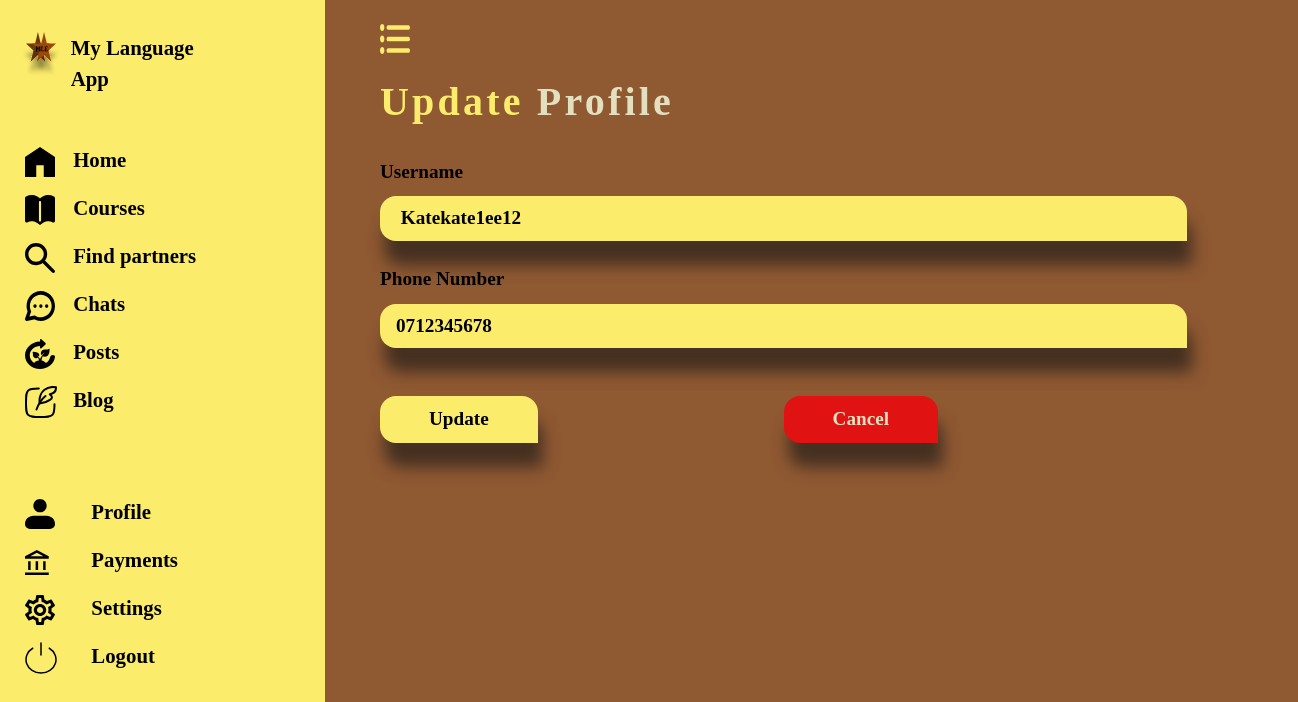
The page /account/update-profile/ (signed in) on the database as committed earlier.
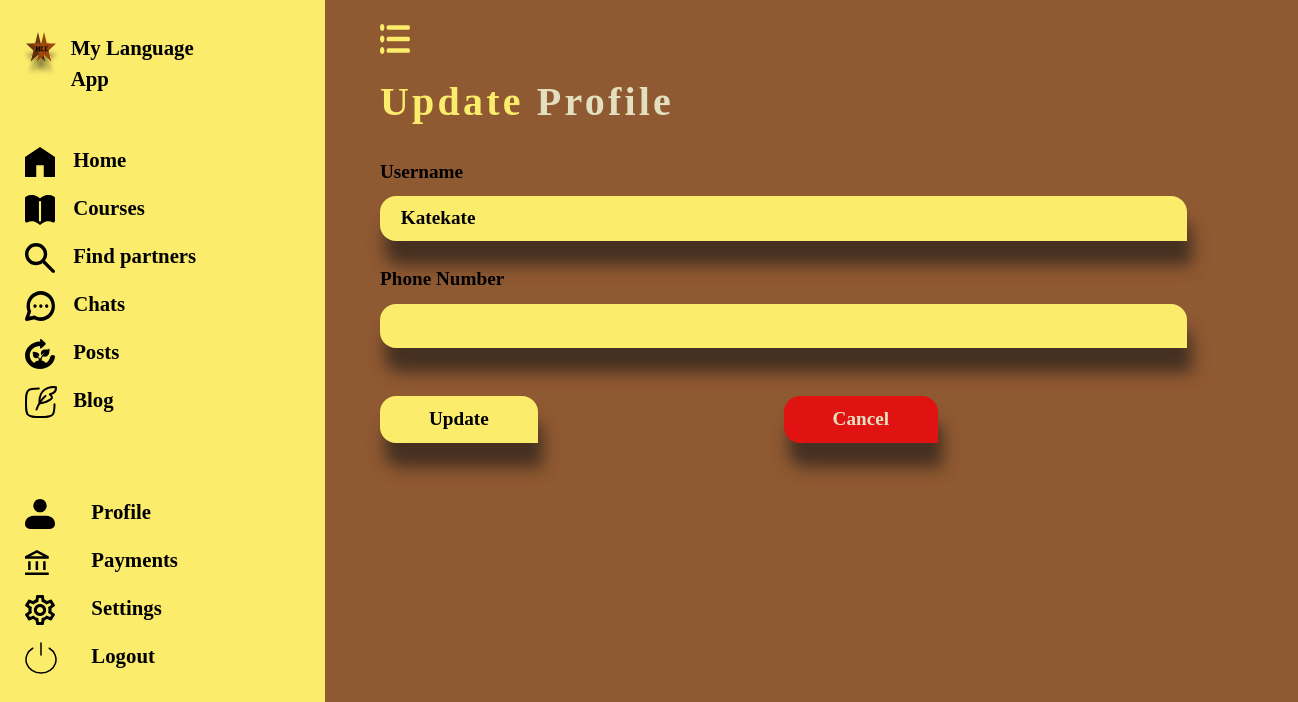
The same page on the database as committed later.
### lang_app/models.py (models this page shows, shortened)
class MyUser(AbstractUser):
    email = models.EmailField(unique=True)
    country=models.CharField(max_length=30)
    city = models.CharField(max_length=30, null=True, blank=True)
    device_info = models.CharField(max_length=30,null=True, blank=True)
    display_name=CharField(unique=True, max_length=255, blank=True, null=True)
    phone_number = models.CharField(unique=True, max_length=255, blank=True, null=True)
    profile_picture = models.ImageField(upload_to='profile_pictures', blank=True, null=True)
    slug = AutoSlugField(populate_from=user_slug_populate, unique=True, always_update=False, editable=False, max_length=255)
    objects = CustomUserManager()
    USERNAME_FIELD = 'email'
    REQUIRED_FIELDS = ['username']

### lang_app/views.py (the view, shortened to what this page needs)
# urls.py: path('account/update-profile/', views.update_profile, name='update-profile'),
@login_required
def update_profile(request):
    user=request.user
    return render(request, 'update-profile.html',{"user":user})

### lang_app/templates/update-profile.html (shortened to what this page needs)
{% extends 'dashboard-base.html' %}
{% load static %}
{% block content %}
    <form action="{% url 'update-profile' %}" method="post" enctype="multipart/form-data" class="dashboard-forms">
        <h2> <span class="a-link">Update</span> Profile</h2>
        <label for="lang" >Username</label>
        <input type="text" id="lang" class="form-control sign-in-btn-new" placeholder="Username" name="display-name" value="{% if user.display_name %} {{ user.display_name|capfirst }} {% endif %}" required>
        <label for="lang-l">Phone Number</label>
        <input type="text" id="lang-l" class="form-control sign-in-btn-new" placeholder="Phone number" name="phone-number" value="{% if user.phone_number %}{{ user.phone_number }} {% else %} {% endif %}" required>
        <div class="confirmation-btns justify-content-between">
            <div class="col-md-6">
                 <button type="submit" class="sign-in-btn-new mt-5 btn pe-5 ps-5">Update</button>
            </div>
            <div class="col-md-6">
                 <a href="{% url 'view-profile' %}" class="sign-in-btn-new mt-5 btn pe-5 ps-5 cancel-btn">Cancel</a>
            </div>
        </div>
    </form>
{% endblock %}

Rows that differ between the two databases and show on the page:
changed MyUser: display-name "Katekate1ee12" → "Katekate"; phone-number "0712345678" → (not shown)
